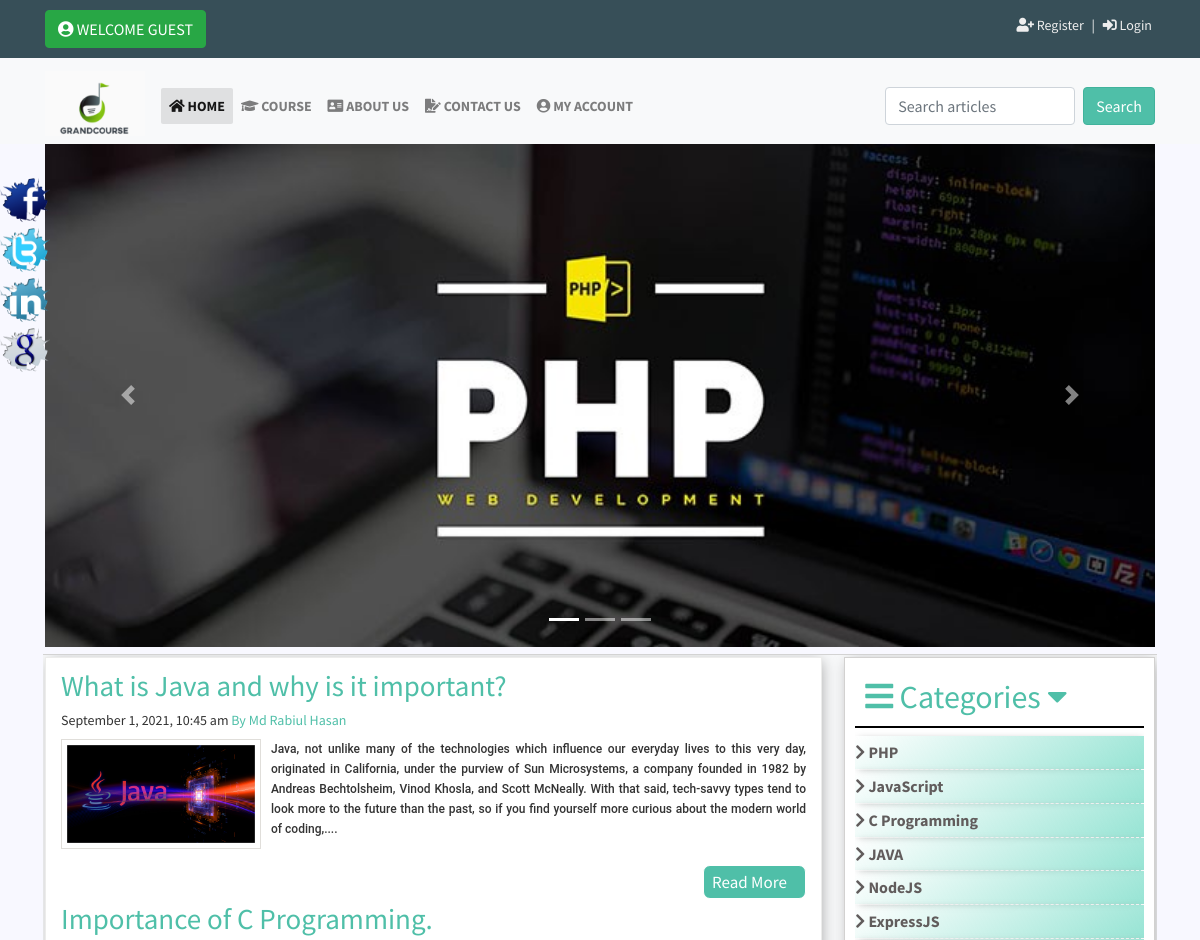
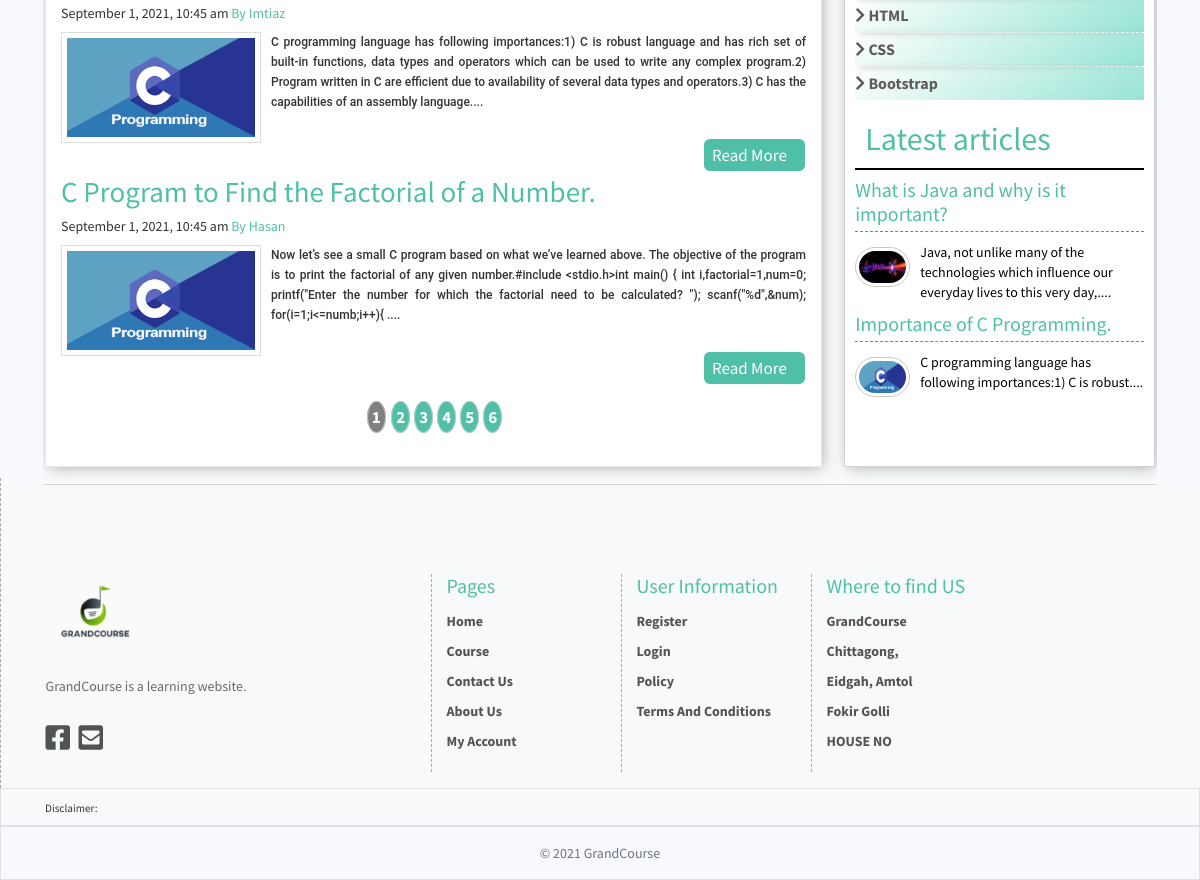
The page / on the database its author committed (2 pictures, top to bottom).
### tables this page shows
CREATE TABLE `tbl_post` (
  `id` int(11) NOT NULL,
  `cat` int(11) NOT NULL,
  `title` varchar(255) NOT NULL,
  `body` text NOT NULL,
  `image` varchar(255) NOT NULL,
  `author` varchar(50) NOT NULL,
  `tags` varchar(255) NOT NULL,
  `date` timestamp NOT NULL DEFAULT current_timestamp()
);

CREATE TABLE `tbl_category` (
  `id` int(11) NOT NULL,
  `name` varchar(50) NOT NULL
);

### lib/Database.php (called while the page is built, shortened)
<?php
Class Database{
	public $host   = DB_HOST;
	public $user   = DB_USER;
	public $pass   = DB_PASS;
	public $dbname = DB_NAME;
	public $link;
	private function connectDB(){
	$this->link = new mysqli($this->host, $this->user, $this->pass, $this->dbname);
 }
	public function select($query){
		$result = $this->link->query($query) or die($this->link->error.__LINE__);
		if($result->num_rows > 0){
			return $result;
		} else {
			return false;
		}
	}
}

### helpers/Format.php (called while the page is built)
<?php
    class Format{
        public function formatDate($date){
            return $date = date("F j, Y, g:i a");
        }
        public function short_text($text, $limit=400){
            $text = substr($text,0,$limit);
			$text = str_replace(array("<br>", "\r"), '', $text);
			$text = str_replace(array("<b>", "\r"), '', $text);
			$text = str_replace(array("</b>", "\r"), '', $text);
			$text = str_replace(array("<pre>", "\r"), '', $text);
			$text = str_replace(array("</pre>", "\r"), '', $text);
			$text = str_replace(array("\n", "\r"), '', $text);
            $text = substr($text,0,strrpos($text, ' '));
            return $text= $text."....";
        }
    }
?>

### index.php (the view, shortened to what this page needs)
<?php ob_start(); $active = 'home'; include "inc/header.php" ?>
<?php include "inc/slider.php" ?>
	<div class="container contentsection  clear">
		<div class="maincontent clear">
			<?php
			if (isset($_REQUEST['page'])) {
				$page = $_REQUEST['page'];
			}
			else{
				$page = 1;
			}
				$per_page = 3;
				$star_from = ($page-1)*$per_page;
				$query = "select * from tbl_post ORDER BY id DESC limit $star_from,$per_page";
				$post = $db->select($query);
				if ($post) {
					while($result = $post->fetch_assoc()){
			?>
			<div class="samepost clear">
				<h2><a href="post.php?id=<?php echo $result['id'];?>"><?php echo $result['title'];?></a></h2>
				<h4><?php echo $format->formatDate($result['date']);?> <a href="#"> By <?php echo $result['author'];?> </a></h4>
				 <a href="post.php?id=<?php echo $result['id'];?>"><img src="admin/upload/<?php echo $result['image'];?> " alt="post image"/></a>
				<?php echo $format->short_text($result['body']);?>
				<div class="readmore clear">
					<a href="post.php?id=<?php echo $result['id'];?>">Read More</a>
				</div>
			</div>
<?php }?>
<?php
	$query =  "select * from tbl_post";
	$result = $db->select($query);
	$total_rows = mysqli_num_rows($result);
	$total_page = ceil($total_rows/$per_page);
	echo " <span class = 'pagination'> ";
	for ($i=1; $i <= $total_page ; $i++) {
			echo "<a class='page' href='index.php?page=$i'>$i</a>";
			if($i == $page){ ?>
			<?php  }
	}
	echo "</span>";
?>
<?php } else{ header("location: 404.php");} ?>
		</div>
<?php include "inc/sidebar.php" ?>
<?php include "inc/footer.php"; ob_end_flush(); ?>

### inc/header.php (shortened to what this page needs)
<?php include "helpers/Format.php" ?>
<?php include "lib/Database.php" ?>
<?php
	$db = new Database();
	$format = new Format();
?>
<!DOCTYPE html>
<html>
<head>
    <link rel="stylesheet" href="https://pro.fontawesome.com/releases/v5.10.0/css/all.css"/>
    <link rel="stylesheet" href="bootstrap/css/bootstrap.min.css">
	<link rel="stylesheet" href="css/mystyle.css">
</head>
<body>
    <div id="top">
        <div class="container">
            <div class="row">
                <div class="col-md-6 offer">
					<?php
						if(isset($_SESSION['loggedin']) && $_SESSION['loggedin'] ==true){?>
								<a class="btn btn-success btm-sm" href="user.php"><img class="userlogo" src="images/logo.png" alt="" /> <?php echo "Welcome ".$_SESSION['username']?></a>
					<?php }
						else{?>
						<a href="#" class="btn btn-success btm-sm"><i class="fas fa-user-circle"></i> Welcome guest</a>
						<?php }?>
                </div>
                <div class="col-md-6">
                    <ul class="menu">
					<?php
						if(isset($_SESSION['loggedin']) && $_SESSION['loggedin'] ==true){?>
					<?php }
						else{?>
						<li><a href="login/register.php"><i class="fas fa-user-plus"></i> Register</a></li>
						<?php }?>
					<?php
						if(isset($_SESSION['loggedin']) && $_SESSION['loggedin'] ==true){ ?>
							<li><a style="color:black;" class="btn btn-warning btm-sm" href="login/logout.php"><i class="fas fa-sign-out-alt"></i> Logout</a></li>
					<?php }else{ ?>
                        <li><a href="login/login.php"><i class="fas fa-sign-in-alt"></i> Login</a></li>
						<?php }?>
                    </ul>
                </div>
            </div>
        </div>
    </div>
<nav class="navbar navbar-expand-lg navbar-light bg-light" id="myHeader">
<div class="container">
            <div class="navbar-header">
                <a href="index.php" class="navbar-brand home">
                    <img height="86px" width="100px" class="d-none d-lg-block d-xl-block" src="images/logo.png" alt="GrandCouse"/>
                </a>
            </div>
        <div class="collapse navbar-collapse padding-nav"  id="navbarSupportedContent">
            <ul class="navbar-nav mr-auto">
						<li class="nav-item <?php if($active == 'home'){echo 'active';}?>">
                            <a class="nav-link" href="index.php"><i class="fas fa-home"></i> Home</a>
                        </li>
                        <li class="nav-item <?php if($active == 'course'){echo 'active';}?>">
                            <a class="nav-link" href="course.php"><i class="fas fa-graduation-cap"></i> Course</a>
                        </li>
                        <li class="nav-item <?php if($active == 'about'){echo 'active';}?>">
                            <a class="nav-link" href="about.php"><i class="fas fa-address-card"></i> About Us</a>
                        </li>
                        <li class="nav-item <?php if($active == 'contact'){echo 'active';}?>">
                            <a class="nav-link" href="contact.php"><i class="fas fa-file-signature"></i> Contact Us</a>
                        </li>
						<?php
						if(isset($_SESSION['loggedin']) && $_SESSION['loggedin'] ==true){?>
							<li class="nav-item">
								<a class="nav-link <?php if($active == 'account'){echo 'active';}?>" href="user.php"><i class="fas fa-user-circle"></i> My Account</a>
							</li>
					<?php }
						else{?>
						<li class="nav-item">
                            <a class="nav-link <?php if($active == 'account'){echo 'active';}?>" href="login/login.php"><i class="fas fa-user-circle"></i> My Account</a>
                        </li>
						<?php }?>
            </ul>
            <form class="form-inline my-2 my-lg-0" action="search.php" method="get" >
				<input id="searchid" class="form-control mr-sm-2" name="search" type="search" placeholder="Search articles" aria-label="Search" required/>
				<button name="submit" class="btn btn-outline-primary my-2 my-sm-0 btn-primary" type="submit">Search</button>
            </form>
        </div>
        </div>
    </nav>

### inc/slider.php (shortened to what this page needs)
<div class="container">
    <div id="carouselExampleIndicators" class="carousel slide" data-ride="carousel">
        <ol class="carousel-indicators">
            <li data-target="#carouselExampleIndicators" data-slide-to="0" class="active"></li>
            <li data-target="#carouselExampleIndicators" data-slide-to="1"></li>
            <li data-target="#carouselExampleIndicators" data-slide-to="2"></li>
        </ol>
        <div class="carousel-inner">
            <div class="carousel-item active">
            <img class="d-block w-100" src="images/slider/php.jpg" alt="First slide">
            </div>
        </div>
        <a class="carousel-control-prev" href="#carouselExampleIndicators" role="button" data-slide="prev">
            <span class="carousel-control-prev-icon" aria-hidden="true"></span>
        </a>
        <a class="carousel-control-next" href="#carouselExampleIndicators" role="button" data-slide="next">
            <span class="carousel-control-next-icon" aria-hidden="true"></span>
        </a>
    </div>
</div>

### inc/sidebar.php
<div class="sidebar clear">
			<div class="samesidebar clear">
				<h2><i class="fa fa-bars" aria-hidden="true"></i> Categories <i class="fas fa-caret-down"></i></h2>
					<ul>
					<?php
						$query = "select * from tbl_category";
						$category = $db->select($query);
						if($category){
						while($result = $category->fetch_assoc()){
					?>
						<li><a href="posts.php?category=<?php echo $result['id'];?>"><i class="fas fa-chevron-right"></i> <?php echo $result['name'];?></a></li>
					<?php } } else{?>
						<li>Empty Category!</li>
						<?php } ?>
					</ul>
			</div>
			<div class="samesidebar clear">
				<h2>Latest articles</h2>
				<?php
						$query = "select * from tbl_post ORDER BY id DESC limit 2";
						$post = $db->select($query);
						if($post){
						while($result = $post->fetch_assoc()){
					?>
					<div class="popular clear">
						<h3><a href="post.php?id=<?php echo $result['id'];?>"><?php echo $result['title'];?></a></h3>
						<a href="post.php?id=<?php echo $result['id'];?>"><img src="admin/upload/<?php echo $result['image'];?> " alt="post image"/></a>
						<?php echo $format->short_text($result['body'],100);?>
					</div>
					<?php } }else{ header("location: 404.php");} ?>
			</div>
		</div>

### inc/footer.php (shortened to what this page needs)
</div>
<section class="footers bg-light pt-5 pb-3">
   <div class="container pt-5">
       <div class="row">
           <div class="col-xs-12 col-sm-6 col-md-4 ">
    		    <div class="footers-logo">
    		        <img height="86px" width="100px" class="d-none d-lg-block d-xl-block" src="images/logo.png" alt="GrandCouse"/>
    		    </div>
    		    <div class="footers-info mt-3">
    		        <p>GrandCourse is a learning website.</p>
    		    </div>
    		    <div class="social-icons">
					<a href=""><i id="social-fb"  class="fab fa-facebook-square fa-2x social"></i></a>
					<a href="mailto:"><i id="social-em" class="fa fa-envelope-square fa-2x social"></i></a>
				</div>
    		</div>
    	   <div class="col-xs-12 col-sm-6 col-md-2 footers">
    		    <h5>Pages </h5>
    		    <ul class="list-unstyled">
    			 <li><a href="index.php">Home</a></li>
    			 <li><a href="course.php">Course</a></li>
    			 <li><a href="contact.php">Contact Us</a></li>
    			 <li><a href="about.php">About Us</a></li>
				<?php
				if(isset($_SESSION['loggedin']) && $_SESSION['loggedin'] ==true){?>
					<li class="nav-item">
						<a href="user.php">My Account</a>
					</li>
				<?php }
				else{?>
				<li class="nav-item">
					<a href="login/login.php">My Account</a>
				</li>
				<?php }?>
    			</ul>
    		</div>
    	   <div class="col-xs-12 col-sm-6 col-md-2 footers">
    		    <h5>User Information </h5>
    		    <ul class="list-unstyled">
					<?php
						if(isset($_SESSION['loggedin']) && $_SESSION['loggedin'] ==true){?>
							<a href="user.php"><i class="fas fa-user-circle"></i> <?php echo $_SESSION['username']?></a>
					<?php }
						else{?>
						<li><a href="login/register.php">Register</a></li>
						<?php }?>
					<?php
						if(isset($_SESSION['loggedin']) && $_SESSION['loggedin'] ==true){ ?>
							<li><a style="color:red;" href="login/logout.php"><i class="fas fa-sign-out-alt"></i> Logout</a></li>
					<?php }else{ ?>
                        <li><a href="login/login.php">Login</a></li>
						<?php }?>
                 <li><a href="#">Policy</a></li>
    			 <li><a href="#">Terms And Conditions</a></li>
    			</ul>
    		</div>
    	   <div class="col-xs-12 col-sm-6 col-md-2 footers">
    		    <h5>Where to find US </h5>
    		    <ul class="list-unstyled">
    			 <li><a href="#">GrandCourse</a></li>
    			 <li><a href="#">Chittagong,</a></li>
    			 <li><a href="#">Eidgah, Amtol</a></li>
    			 <li><a href="#">Fokir Golli</a></li>
    			 <li><a href="#">HOUSE NO </a></li>
    			</ul>
    		</div>
       </div>
   </div>
</section>
<section class="disclaimer bg-light border">
    <div class="container">
        <div class="row ">
            <div class="col-md-12 py-2">
                <small>
                   Disclaimer:
               </small>
            </div>
        </div>
    </div>
</section>
<section class="copyright border">
    <div class="container">
        <div class="row text-center">
            <div class="col-md-12 pt-3">
                <p class="text-muted">© 2021 GrandCourse</p>
            </div>
        </div>
    </div>
	<div class="fixedicon clear">
		<a href="http://www.facebook.com"><img src="images/fb.png" alt="Facebook"/></a>
		<a href="http://www.twitter.com"><img src="images/tw.png" alt="Twitter"/></a>
		<a href="http://www.linkedin.com"><img src="images/in.png" alt="LinkedIn"/></a>
		<a href="http://www.google.com"><img src="images/gl.png" alt="GooglePlus"/></a>
	</div>
</body>
</html>

### rows shown on the page
tbl_post: title "What is Java and why is it important?", date "September 1, 2021, 10:45 am", author "Md Rabiul Hasan", image (picture), body "Java, not unlike many of the technologies which influence our everyday lives to this very day, originated in California, under the purview of Sun Microsystems, a company founded in 1982 by Andreas Bechtolsheim, Vinod Khosla, and Scott McNeally. With that said, tech-savvy types tend to look more to the future than the past, so if you find yourself more curious about the modern world of coding,....", body "Java, not unlike many of the technologies which influence our everyday lives to this very day,...."
tbl_post: title "Importance of C Programming.", date "September 1, 2021, 10:45 am", author "Imtiaz", image (picture), body "C programming language has following importances:1) C is robust language and has rich set of built-in functions, data types and operators which can be used to write any complex program.2) Program written in C are efficient due to availability of several data types and operators.3) C has the capabilities of an assembly language....", body "C programming language has following importances:1) C is robust...."
tbl_post: title "C Program to Find the Factorial of a Number.", date "September 1, 2021, 10:45 am", author "Hasan", image (picture), body "Now let’s see a small C program based on what we’ve learned above. The objective of the program is to print the factorial of any given number.#include <stdio.h>int main() { int i,factorial=1,num=0; printf(\"Enter the number for which the factorial need to be calculated? \"); scanf(\"%d\",&num); for(i=1;i<=numb;i++){ ...."
tbl_category: name "PHP"
tbl_category: name "JavaScript"
tbl_category: name "C Programming"
tbl_category: name "JAVA"
tbl_category: name "NodeJS"
tbl_category: name "ExpressJS"
tbl_category: name "HTML"
tbl_category: name "CSS"
tbl_category: name "Bootstrap"
